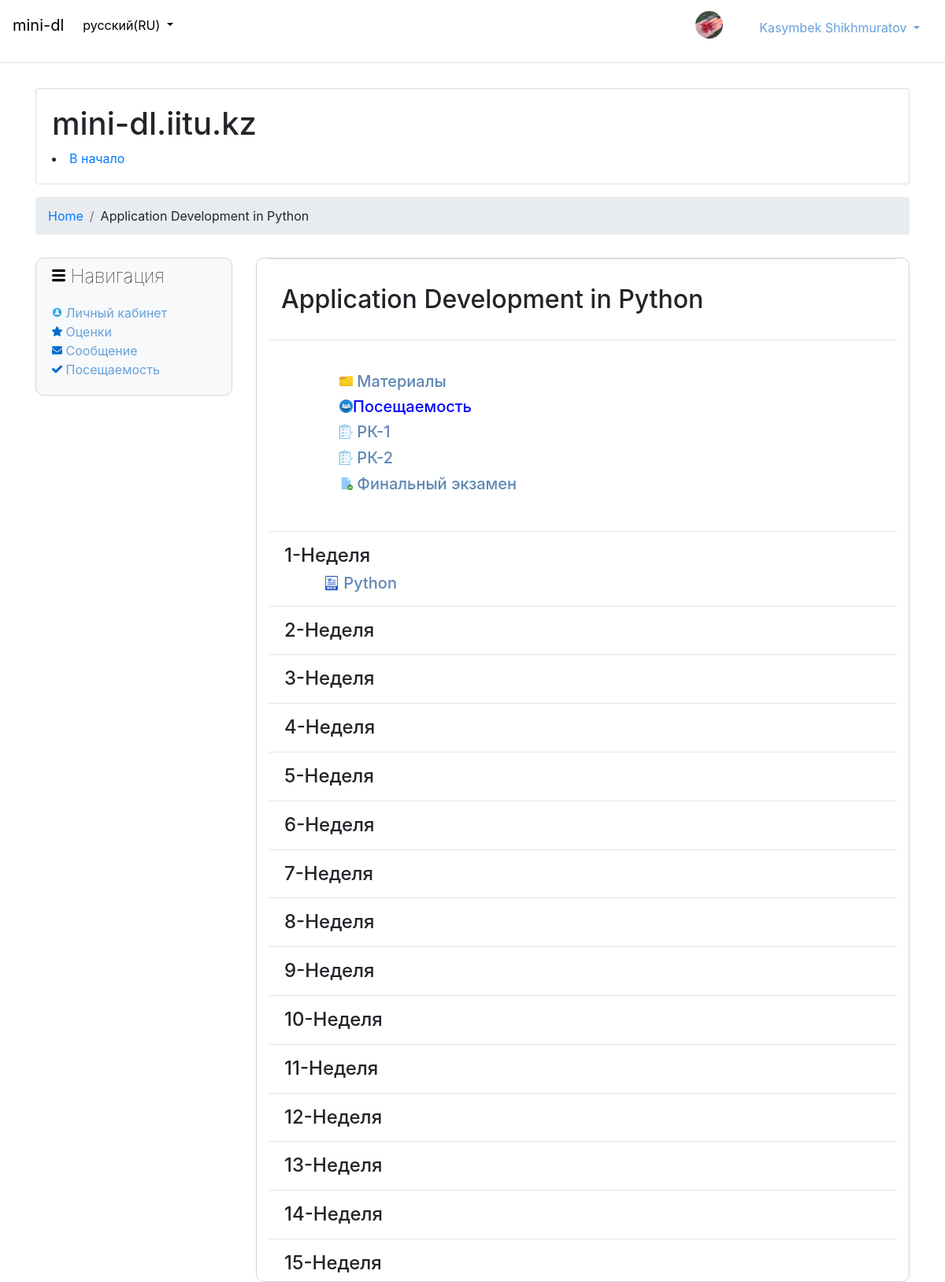
Page /course/course_id=1 (signed in) on the committed database.
### dl/models.py (models this page shows, shortened)
class Student(models.Model):
    class Meta:
        db_table = "students"
    user = models.OneToOneField(User, on_delete=models.CASCADE)
    group = models.ForeignKey(Groups, on_delete=models.CASCADE)
    image = models.ImageField(upload_to='profiles_images', blank=True)

class Courses(models.Model):  # It's course where admin can add subjects
    class Meta:
        db_table = "courses"
    subject_name = models.CharField(max_length=200)

class Files(models.Model):
    class Meta:
        db_table = 'files'
    course = models.ForeignKey(Courses, on_delete=models.CASCADE)
    title = models.CharField(max_length=150)
    author = models.ForeignKey(Teacher, on_delete=models.CASCADE)
    file = models.FileField(upload_to='files', blank=True)
    date = models.DateTimeField(auto_now_add=True)
    week = models.IntegerField()

### dl/views.py (the view)
# urls.py: path('course/course_id=<int:courses_id>', views.courses, name='courses'),
def courses(request, courses_id): #bazadan alad course
    context = {}
    group_id = ""
    if request.method == "POST":
        uploaded_file = request.FILES['file']
        fs = FileSystemStorage()
        name = fs.save(uploaded_file.name, uploaded_file)
        context['url'] = fs.url(name)
    groups_list = Groups.objects.all().filter(group_dep__courses=courses_id)
    files_list = Files.objects.all().filter(course_id=courses_id)
    tasks_list = Task.objects.all().filter(course_id=courses_id)
    timenow = timezone.now()
    weeks = []
    for i in range(1,16):
        weeks.append(i)
    try:
        course_name = Courses.objects.get(pk=courses_id).subject_name
    except:
        raise Http404("Course not found!")
    kek = {
        'group_id': group_id,
        'date': timenow,
        'tasks_list': tasks_list,
        'files_list': files_list,
        'course_name': course_name,
        'weeks': weeks,
        'groups_list': groups_list,
        'course_id': courses_id,
        'context': context,
    }
    return render(request, 'course.html', kek)

### dl/templatetags/cmds.py (called while the page is built)
@register.filter(is_safe=True)
@stringfilter
def give_img(url):
    if url.endswith('.pdf'):
        newUrl = "/static/images/pdf-file.png"
        return newUrl
    elif url.endswith('.doc') or url.endswith('.docx'):
        newUrl = "/static/images/doc-file.png"
        return str(newUrl)
    else:
        newUrl = "{% static 'images/boss-baby-movie-poster-870x600.png' %}"
        return str(newUrl)

### dl/templates/course.html (shortened to what this page needs)
{% extends 'main.html' %}
{% load staticfiles %}
{% load cmds %}
{% block navigation %}
<nav aria-label="breadcrumb">
  <ol class="breadcrumb">
    <li class="breadcrumb-item"><a href="{% url 'dl:home' %}">Home</a></li>
    <li class="breadcrumb-item" aria-current="page">{{ course_name }}</li>
  </ol>
</nav>
{% endblock %}
{% block students %}
    {% if course_name %}
        <nav class="navbar">
            <h2>{{ course_name }}</h2>
        </nav>
        <hr>
        <br>
        <div class="course_main" style="padding-left: 90px">
            <a href="#" style=" color: #5e87b5"><h5><img src="{% static 'images\folder.png' %}" width="17px" style="padding-bottom: 4px; color:blue"> Материалы</h5></a>
            <a href="{% url 'dl:for_attendance' course_id %}" style=" color:blue"><h5><img src="{% static 'images\group 1.png' %}" width="17px" style="padding-bottom: 4px; color: #5e87b5">Посещаемость</h5></a>
            <a href="#" style=" color: #5e87b5"><h5><img src="{% static 'images\marking 1.png' %}" width="17px" style="padding-bottom: 4px; color:blue"> РК-1</h5></a>
            <a href="#" style="color: #5e87b5"><h5><img src="{% static 'images\marking 1.png' %}" width="17px" style="padding-bottom: 4px; color:blue"> РК-2</h5></a>
            <a href="#" style="color: #5e87b5"><h5 class="select2-container--disabled"><img src="{% static 'images\verified-text-paper 1.png' %}" width="17px" style="padding-bottom: 4px; color:blue"> Финальный экзамен</h5></a>
        </div>
        <br>
        {% for i in weeks %}
            <hr>
            <h4 style="padding-left: 20px;text-align: left">{{ forloop.counter }}-Неделя</h4>
            {% for f in files_list %}
                {% if forloop.parentloop.counter == f.week %}
                    <h5 style="padding-left: 70px"><img src="{{ f.file.url|give_img }} " style="padding-bottom: 3px" width="20px"><a style="color: #5e87b5" href="{{ f.file.url }}"> {{ f.title }}</a></h5>
                {% endif %}
                {% endfor %}
            {% endfor %}
    {% else %}
        error
    {% endif %}
{% endblock %}

### templates/main.html (shortened to what this page needs)
{% load staticfiles %}
<!DOCTYPE html>
<html lang="en">
<head>
    <link rel="stylesheet" href="/static/css/style.css">
    <link rel="stylesheet" href="https://stackpath.bootstrapcdn.com/bootstrap/4.1.3/css/bootstrap.min.css">
</head>
<body style="background-color: #ffffff">
    <nav class="navbar navbar-expand-lg navbar-dark bg-white">
  <a class="navbar-brand" style="color: black" href="{% url 'dl:home' %}">mini-dl</a>
  <div class="collapse navbar-collapse" id="navbarSupportedContent">
    <ul class="navbar-nav mr-auto">
      <li class="nav-item dropdown">
        <a class="nav-link dropdown-toggle"  style="color: black" href="#" id="navbarDropdown" role="button" data-toggle="dropdown" aria-haspopup="true" aria-expanded="false">
            русский(RU)
        </a>
      </li>
    </ul>
    <form class="form-inline my-2 my-lg-0 align-right">
        {% if user.is_authenticated %}
            {% if user.student %}
                <img class="rounded-circle" src="{{ request.user.student.image.url }}" width="35px" height="35px">
                <div class="btn-group" style="padding-top: 7px; padding-left: 30px">
                  <a class="nav-link dropdown-toggle"  style="color: #66a1db" href="#" id="navbarDropdown" role="button" data-toggle="dropdown" aria-haspopup="true" aria-expanded="false">
            {{ user.first_name }} {{ user.last_name }}
        </a>
                </div>
            {% endif %}
        {% endif %}
    </form>
  </div>
</nav>
<hr>
    {% if user.is_authenticated %}
    <div class="container">
		<div>
      <header id="page-header" class="row">
    <div class="col-12 pt-3 pb-3" id="yui_3_17_2_1_1576088914175_38">
        <div class="card " id="yui_3_17_2_1_1576088914175_37">
            <div class="card-body " id="yui_3_17_2_1_1576088914175_36">
                <div class="d-flex">
                    <div class="mr-auto">
                    <div class="page-context-header"><div class="page-header-headings"><h1>mini-dl.iitu.kz</h1></div></div>
                    </div>
                </div>
                <div class="d-flex flex-wrap" id="yui_3_17_2_1_1576088914175_35">
                    <div id="page-navbar">
                        <nav role="navigation" aria-label="Обратный путь">
                <li>
                    <a href="{% url 'dl:home' %}" >В начало</a>
                </li>
</nav>
                    </div>
                </div>
            </div>
        </div>
    </div>
</header>
        {% block navigation %}{% endblock %}
			<div class="main2">
				<div class="events_catigories d-none d-lg-block d-print-block" style="">
					<div class="events">
							<p class="title" style="padding-top: 5px; color:#000000; font-weight: lighter;"><img src="{% static 'images\menubut.png' %}" style="padding-bottom: 6px; font-weight: lighter; " width="17px" > Навигация</p>
                                <a style=" color:#66a1db" href="{% url 'dl:see_profile' user.id %}"><img src="{% static 'images\user.png' %}" style="padding-bottom: 4px; color:#66a1db" width="13px"> Личный кабинет</a>
                       {% if user.student %}         <a style="color: #66a1db" href="{% url 'dl:grades' %}"><img src="{% static 'images\star.png' %}" style="padding-bottom: 4px; color: #66a1db" width="13px"> Оценки</a>{% endif %}
							    <a style="color: #66a1db" href=""><img src="{% static 'images\envelope.png' %}" width="13px" style="padding-bottom: 4px; color:#66a1db"> Сообщение</a>
							    {% if user.student %}<a style=" color:#66a1db" href=""><img src="{% static 'images\check-mark.png' %}" width="13px" style="padding-bottom: 4px; color:#66a1db"> Посещаемость</a>{% endif %}
					</div>
				</div>
				<div class="courses d-print-none">
					<div class="container">
                        <div class="row justify-content-lg-start">
                          <div class="col">
                            <hr class="mt-0 mb-4">
                          {% if user.is_authenticated %}
                              {% if user.student %}
                                  {% block students %}{% endblock %}
                              {% else %}
                                      Teacher list error1
                              {% endif %}
                          {% else %}
                               {% block login %}{% endblock %}
                          {% endif %}
                          </div>
                        </div>
                    </div>
				</div>
			</div>
		</div>
	</div>
    {% endif %}
</body>
</html>

### static/css/style.css (style rules this page uses)
.title { font-size: 24px; }
.events { border: 1px; border-style: solid; border-color: lightgrey; border-radius: 10px; display: flex; flex-direction: column; width: 250px; padding-left: 20px; padding-bottom: 20px; color: black; background-color: #f8f9fa; margin-right: 30px; margin-top: 13px; }
.events a { color: #0f93ff; background-color: #f8f9fa; }
.main2 { display: flex; flex-direction: row; }
.courses { border: 1px; border-style: solid; border-color: lightgrey; border-radius: 10px; width: 830px; height: auto; margin-top: 13px; background-color: white; display: inline; }
.course_main a { color: black; }

### rows in the picture
Courses: subject_name "Application Development in Python"
Files: week 1 (drawn), title "Python"

### other values in the picture
{{ user.first_name }} "Kasymbek"
{{ user.last_name }} "Shikhmuratov"
